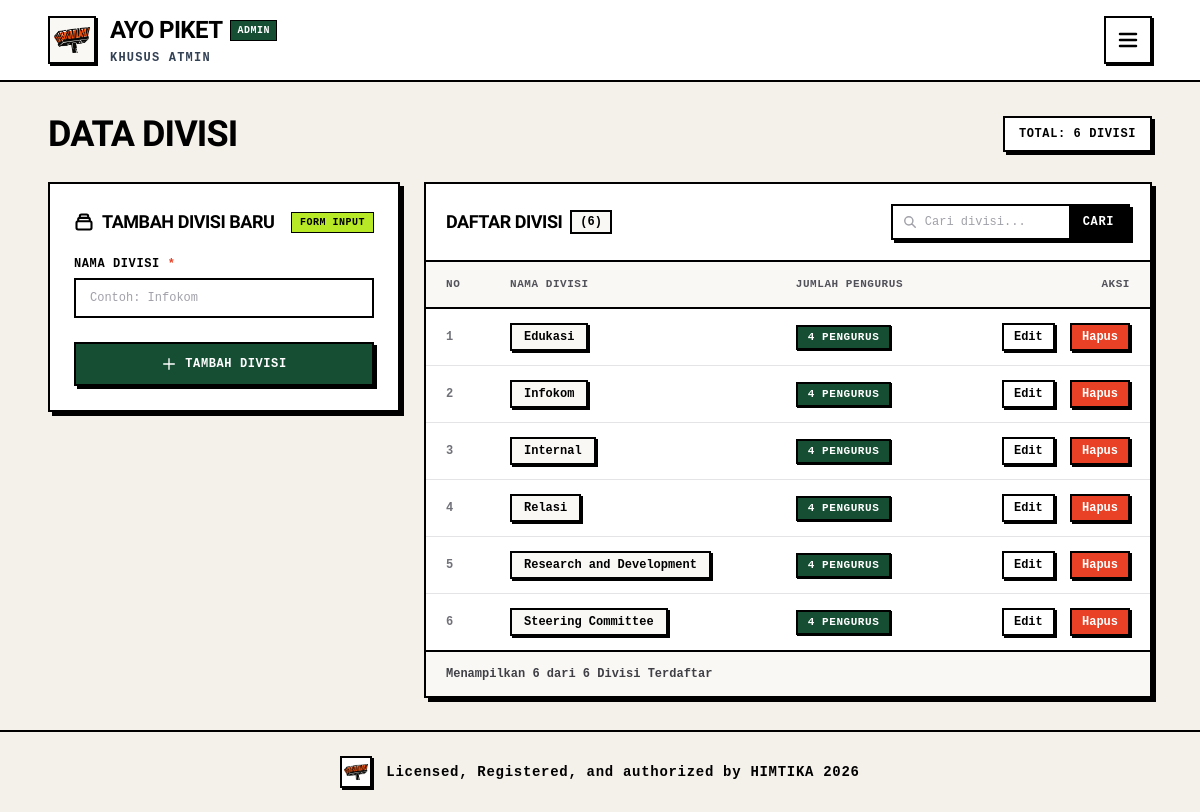
The app's page /admin/divisions.php (signed in) with its own data.
### tables this page shows
CREATE TABLE IF NOT EXISTS `divisions` (
  `id` INT AUTO_INCREMENT PRIMARY KEY,
  `nama_divisi` VARCHAR(100) NOT NULL,
  `created_at` TIMESTAMP DEFAULT CURRENT_TIMESTAMP
);

### includes/functions.php (called while the page is built, shortened)
<?php
function sanitize($data) {
    return htmlspecialchars(trim($data), ENT_QUOTES, 'UTF-8');
}

### admin/divisions.php (the view, shortened to what this page needs)
<?php
require_once __DIR__ . '/../config/database.php';
require_once __DIR__ . '/../includes/functions.php';
$data_edit = null;
$search = sanitize($_GET['search'] ?? '');
$query_str = "
    SELECT d.id, d.nama_divisi, d.created_at, COUNT(m.id) AS total_anggota
    FROM divisions d
    LEFT JOIN members m ON d.id = m.division_id
";
$params = [];
$query_str .= " GROUP BY d.id ORDER BY d.nama_divisi ASC";
$stmt = $koneksi->prepare($query_str);
$stmt->execute($params);
$daftar_divisi = $stmt->fetchAll();
$stmt_total = $koneksi->query("SELECT id FROM divisions");
$total_divisi = $stmt_total->rowCount();
require_once __DIR__ . '/header.php';
?>
<div class="space-y-6 sm:space-y-7">
    <div class="flex flex-col lg:flex-row lg:items-center lg:justify-between gap-4">
        <div>
            <h1 class="text-2xl sm:text-3xl lg:text-4xl font-black uppercase tracking-tight text-black">
                Data Divisi
            </h1>
        </div>
        <div class="flex flex-wrap items-center gap-3 shrink-0">
            <div class="bg-white border-2 border-black font-mono font-bold text-xs uppercase tracking-wider px-3.5 py-2 shadow-[3px_3px_0px_#000]">
                TOTAL: <?= $total_divisi ?> DIVISI
            </div>
        </div>
    </div>
    <div class="grid grid-cols-1 lg:grid-cols-12 gap-6 items-start">
        <div class="lg:col-span-4 space-y-6">
            <div class="bg-white border-2 border-black shadow-[4px_4px_0px_#000] p-5 sm:p-6">
                <div class="flex items-center justify-between gap-2 mb-5">
                    <div class="flex items-center gap-2">
                        <h2 class="text-base sm:text-lg font-black uppercase tracking-tight text-black">
                            <?= $data_edit ? 'Edit Divisi' : 'Tambah Divisi Baru' ?>
                        </h2>
                    </div>
                    <span class="bg-[#B8E926] border border-black px-2 py-0.5 font-mono text-[10px] font-bold uppercase tracking-wider text-black">
                        FORM INPUT
                    </span>
                </div>
                <form action="divisions.php" method="POST" class="space-y-4">
                    <div>
                        <label for="nama_divisi" class="block font-mono font-bold text-xs uppercase tracking-wider text-black mb-1.5">
                            NAMA DIVISI <span class="text-[#E84125]">*</span>
                        </label>
                        <input type="text" id="nama_divisi" name="nama_divisi" required
                               value="<?= $data_edit ? sanitize($data_edit['nama_divisi']) : '' ?>"
                               placeholder="Contoh: Infokom"
                               class="w-full px-3.5 py-2.5 bg-white border-2 border-black font-mono text-xs text-black placeholder:text-zinc-400 focus:outline-none focus:bg-zinc-50 transition">
                    </div>
                    <div class="pt-2 flex items-center gap-2">
                        <button type="submit"
                                class="flex-1 py-3 px-4 bg-[#164E33] hover:bg-[#123e29] text-white border-2 border-black shadow-[3px_3px_0px_#000] font-mono font-bold text-xs uppercase tracking-wider flex items-center justify-center gap-2 hover:translate-x-[1px] hover:translate-y-[1px] transition cursor-pointer">
                            <svg class="w-4 h-4 text-white shrink-0" fill="none" stroke="currentColor" stroke-width="2" viewBox="0 0 24 24">
                                <path stroke-linecap="round" stroke-linejoin="round" d="M12 4v16m8-8H4" />
                            </svg>
                            <span><?= $data_edit ? 'SIMPAN PERUBAHAN' : 'TAMBAH DIVISI' ?></span>
                        </button>
                    </div>
                </form>
            </div>
        </div>
        <div class="lg:col-span-8 space-y-6">
            <div class="bg-white border-2 border-black shadow-[4px_4px_0px_#000] overflow-hidden">
                <div class="p-4 sm:p-5 border-b-2 border-black flex flex-col md:flex-row md:items-center md:justify-between gap-3">
                    <div class="flex items-center gap-2">
                        <h2 class="text-base sm:text-lg font-black uppercase tracking-tight text-black">
                            Daftar Divisi
                        </h2>
                        <span class="border-2 border-black px-2 py-0.5 font-mono text-xs font-bold bg-[#FAF8F5]">
                            (<?= count($daftar_divisi) ?>)
                        </span>
                    </div>
                    <form action="divisions.php" method="GET" class="flex flex-wrap items-center border-2 border-black bg-white shadow-[3px_3px_0px_#000]">
                        <div class="relative flex items-center">
                            <svg class="w-3.5 h-3.5 text-zinc-400 absolute left-2.5 pointer-events-none" fill="none" stroke="currentColor" stroke-width="2.5" viewBox="0 0 24 24">
                                <path stroke-linecap="round" stroke-linejoin="round" d="M21 21l-6-6m2-5a7 7 0 11-14 0 7 7 0 0114 0z"/>
                            </svg>
                            <input type="text" name="search" value="<?= htmlspecialchars($search) ?>"
                                   placeholder="Cari divisi..."
                                   class="pl-8 pr-3 py-2 bg-transparent font-mono text-xs text-black placeholder:text-zinc-400 focus:outline-none w-36 sm:w-44">
                        </div>
                        <button type="submit" class="px-3.5 py-2 bg-black text-white hover:bg-zinc-800 font-mono font-bold text-xs uppercase tracking-wider transition cursor-pointer">
                            CARI
                        </button>
                    </form>
                </div>
                <div class="overflow-x-auto">
                    <table class="w-full text-left border-collapse">
                        <thead class="border-b-2 border-black bg-[#FAF8F5] font-mono text-[11px] font-bold uppercase tracking-wider text-zinc-600">
                            <tr>
                                <th class="px-5 py-3.5 w-16">NO</th>
                                <th class="px-5 py-3.5">NAMA DIVISI</th>
                                <th class="px-5 py-3.5">JUMLAH PENGURUS</th>
                                <th class="px-5 py-3.5 text-right">AKSI</th>
                            </tr>
                        </thead>
                        <tbody class="divide-y divide-zinc-200 bg-white">
                            <?php if (empty($daftar_divisi)): ?>
                                <tr>
                                    <td colspan="4" class="px-5 py-10 text-center font-mono text-xs text-zinc-500">
                                        Belum ada data divisi yang sesuai.
                                    </td>
                                </tr>
                            <?php else: ?>
                                <?php $nomor = 1; foreach ($daftar_divisi as $div): ?>
                                    <tr class="hover:bg-[#FAF8F5] transition">
                                        <td class="px-5 py-3.5 font-mono text-xs text-zinc-500 font-bold">
                                            <?= $nomor++ ?>
                                        </td>
                                        <td class="px-5 py-3.5">
                                            <span class="inline-block px-3 py-1 bg-[#FAF8F5] border-2 border-black text-black font-mono font-bold text-xs shadow-[2px_2px_0px_#000]">
                                                <?= sanitize($div['nama_divisi']) ?>
                                            </span>
                                        </td>
                                        <td class="px-5 py-3.5">
                                            <span class="inline-block px-2.5 py-0.5 bg-[#164E33] text-white border-2 border-black font-mono font-bold text-[11px] uppercase tracking-wider shadow-[1px_1px_0px_#000]">
                                                <?= $div['total_anggota'] ?> Pengurus
                                            </span>
                                        </td>
                                        <td class="px-5 py-3.5 text-right font-mono text-xs font-bold space-x-2">
                                            <a href="divisions.php?aksi=edit&id=<?= $div['id'] ?>"
                                               class="px-2.5 py-1 bg-white hover:bg-zinc-100 text-black border-2 border-black shadow-[2px_2px_0px_#000] inline-block hover:translate-x-[1px] hover:translate-y-[1px] transition">
                                                Edit
                                            </a>
                                            <a href="divisions.php?aksi=hapus&id=<?= $div['id'] ?>"
                                               onclick="return confirm('Hapus divisi <?= sanitize($div['nama_divisi']) ?>? Pengurus di divisi ini juga akan terhapus.');"
                                               class="px-2.5 py-1 bg-[#E84125] hover:bg-red-700 text-white border-2 border-black shadow-[2px_2px_0px_#000] inline-block hover:translate-x-[1px] hover:translate-y-[1px] transition">
                                                Hapus
                                            </a>
                                        </td>
                                    </tr>
                                <?php endforeach; ?>
                            <?php endif; ?>
                        </tbody>
                    </table>
                </div>
                <div class="p-4 sm:px-5 sm:py-3.5 border-t-2 border-black flex items-center justify-between bg-[#FAF8F5]">
                    <span class="font-mono text-xs text-zinc-700 font-bold">
                        Menampilkan <?= count($daftar_divisi) ?> dari <?= $total_divisi ?> Divisi Terdaftar
                    </span>
                </div>
            </div>
        </div>
    </div>
</div>
<?php require_once __DIR__ . '/footer.php'; ?>

### admin/header.php (style rules this page uses)
body { font-family: 'Plus Jakarta Sans', sans-serif; background-color: #F4F0EA; }
.font-mono { font-family: 'Space Mono', monospace; }

### records on screen
divisions: nama_divisi "Edukasi", total_anggota "4"
divisions: nama_divisi "Infokom", total_anggota "4"
divisions: nama_divisi "Internal", total_anggota "4"
divisions: nama_divisi "Relasi", total_anggota "4"
divisions: nama_divisi "Research and Development", total_anggota "4"
divisions: nama_divisi "Steering Committee", total_anggota "4"

### other values on screen
$total_divisi "6"
count($daftar_divisi) "6"
